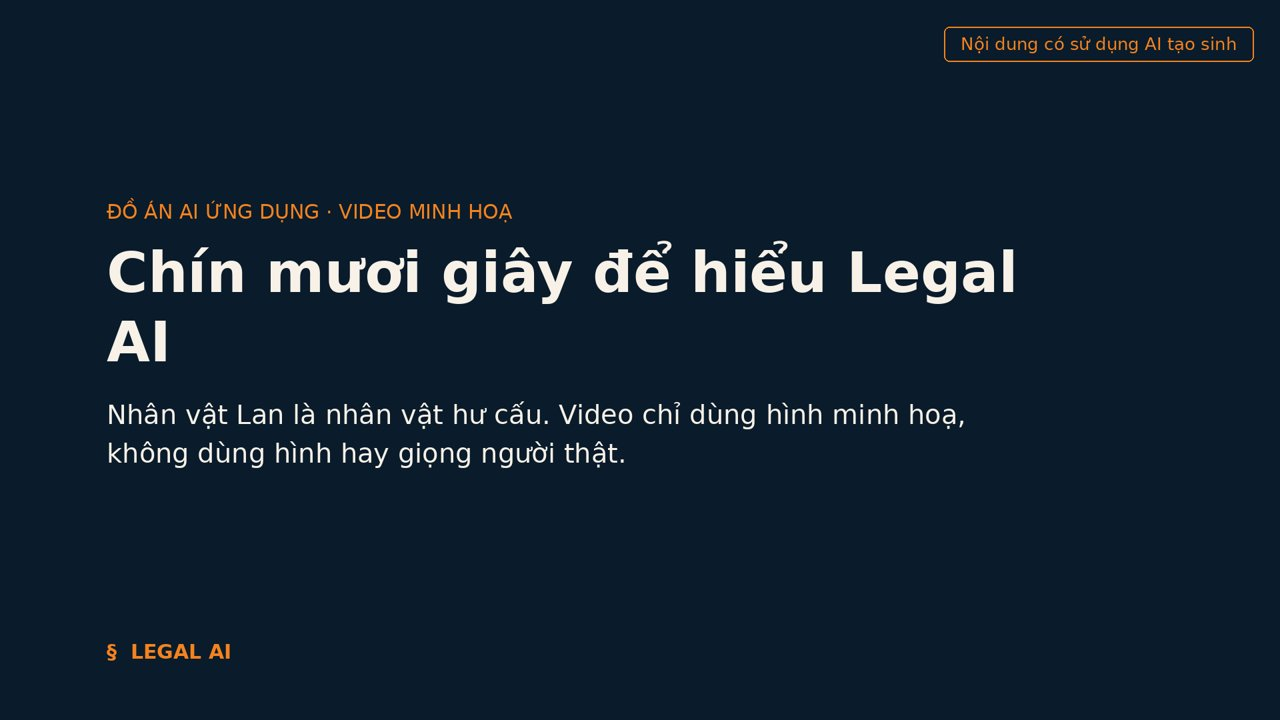
#> input picture video/poster-video.jpg, 1280 x 720 px, given in place of canh-1-boi-canh.png, which was not available
$ python make_video.py
#> lines starting #> are read from the running program, lines starting #| are printed output that depends on the picture
import os, subprocess, textwrap
from PIL import Image, ImageDraw, ImageFont, ImageFilter

IMG = "build_video/png"  # PNG chuyển từ imgs/*.svg bằng svg-sang-png.js
OUT = "build_video"
os.makedirs(OUT, exist_ok=True)
W, H = 1920, 1080
NAVY = (10, 27, 43); CREAM = (247, 241, 232); CAM = (244, 131, 31); SAND = (241, 231, 216); INK = (43, 38, 32)
F = "/usr/share/fonts/truetype/dejavu/"
def font(sz, bold=False): return ImageFont.truetype(F + ("DejaVuSans-Bold.ttf" if bold else "DejaVuSans.ttf"), sz)

def ai_tag(d, dark=True):
    t = "Nội dung có sử dụng AI tạo sinh"
    f = font(26)
    w = d.textlength(t, font=f)
    d.rounded_rectangle((W - w - 90, 40, W - 40, 92), 8, outline=CAM, width=2, fill=NAVY if dark else CREAM)
    d.text((W - w - 65, 50), t, font=f, fill=CAM)

def subtitle(d, text):
    f = font(46)
    lines = textwrap.wrap(text, 56)
    lh = 62; h = lh * len(lines) + 40
    y0 = H - h - 50
    d.rectangle((0, y0, W, H - 50 + 0), fill=(10, 27, 43))
    for i, ln in enumerate(lines):
        w = d.textlength(ln, font=f)
        d.text(((W - w) / 2, y0 + 20 + i * lh), ln, font=f, fill=CREAM)

def fit(path, bg):
    im = Image.open(path).convert("RGB")
    c = Image.new("RGB", (W, H), bg)
    blur = im.resize((W, int(W * im.height / im.width))).filter(ImageFilter.GaussianBlur(40))
    c.paste(blur, (0, (H - blur.height) // 2))
    s = min(W / im.width, (H - 40) / im.height)
    im = im.resize((int(im.width * s), int(im.height * s)))
    c.paste(im, ((W - im.width) // 2, (H - im.height) // 2))
    return c

def card(kicker, title, body=None, bg=NAVY, fg=CREAM):
#> called with kicker = 'Đồ án AI ứng dụng · Video minh hoạ', title = 'Chín mươi giây để hiểu Legal AI', bg = (10, 27, 43), fg = (247, 241, 232)
    c = Image.new("RGB", (W, H), bg); d = ImageDraw.Draw(c)
#> after `c = Image.new('RGB', (W, H), bg)`:
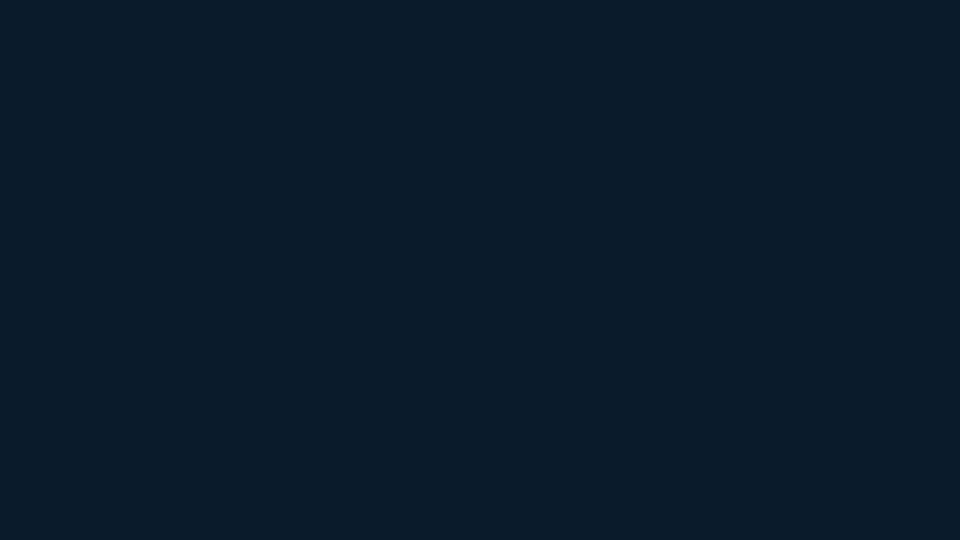
#> c: PIL image 1920x1080 RGB (shown at 1/2 size); mean R, G, B 10, 27, 43
    d.text((160, 300), kicker.upper(), font=font(30), fill=CAM)
    y = 360
    for ln in textwrap.wrap(title, 30):
        d.text((160, y), ln, font=font(84, True), fill=fg); y += 104
#> after the loop, y = 568
    if body:
        y += 30
#> y = 598
        for ln in textwrap.wrap(body, 62):
            d.text((160, y), ln, font=font(40), fill=fg); y += 58
#> this loop made 2 passes
#> y on passes 1 to 2: 656, 714
#> after the loop, y = 714
    d.text((160, H - 120), "§  LEGAL AI", font=font(30, True), fill=CAM)
    return c

scenes = []  # (image, seconds) — thời lượng khớp với lời dẫn trong them_am_thanh.py
c = card("Đồ án AI ứng dụng · Video minh hoạ", "Chín mươi giây để hiểu Legal AI", "Nhân vật Lan là nhân vật hư cấu. Video chỉ dùng hình minh hoạ, không dùng hình hay giọng người thật.")
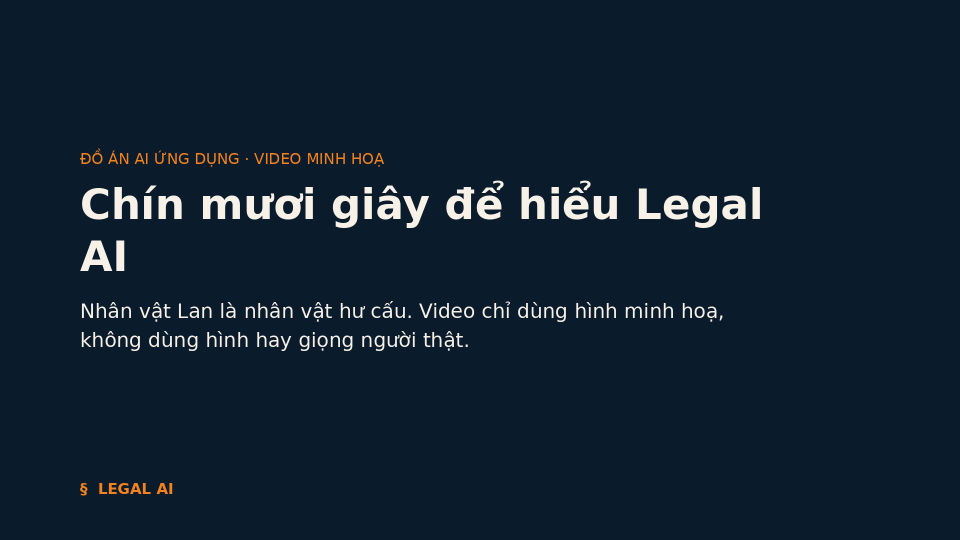
#> c: PIL image 1920x1080 RGB (shown at 1/2 size); mean R, G, B 16.9, 32.9, 48
scenes.append((c, 7))
c = fit(f"{IMG}/canh-1-boi-canh.png", SAND); d = ImageDraw.Draw(c)
#> in fit, im is the input picture: PIL image 1280x720 RGB; mean R, G, B 17.4, 33.2, 48
#> in fit, `c = Image.new("RGB", (W, H), bg)`:
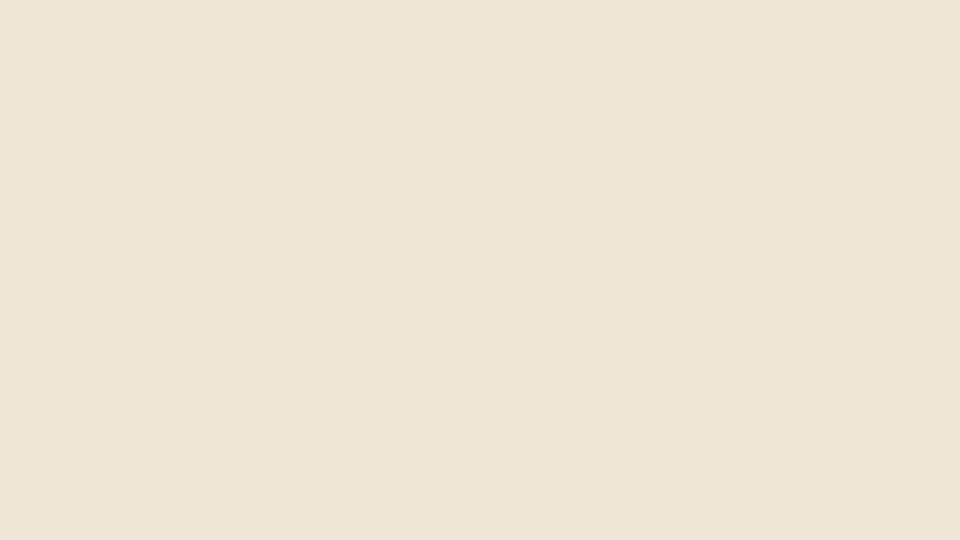
#> c: PIL image 1920x1080 RGB (shown at 1/2 size); mean R, G, B 241, 231, 216
#> in fit, `blur = im.resize((W, int(W * im.height / im.width))).filter(ImageFilte..`:
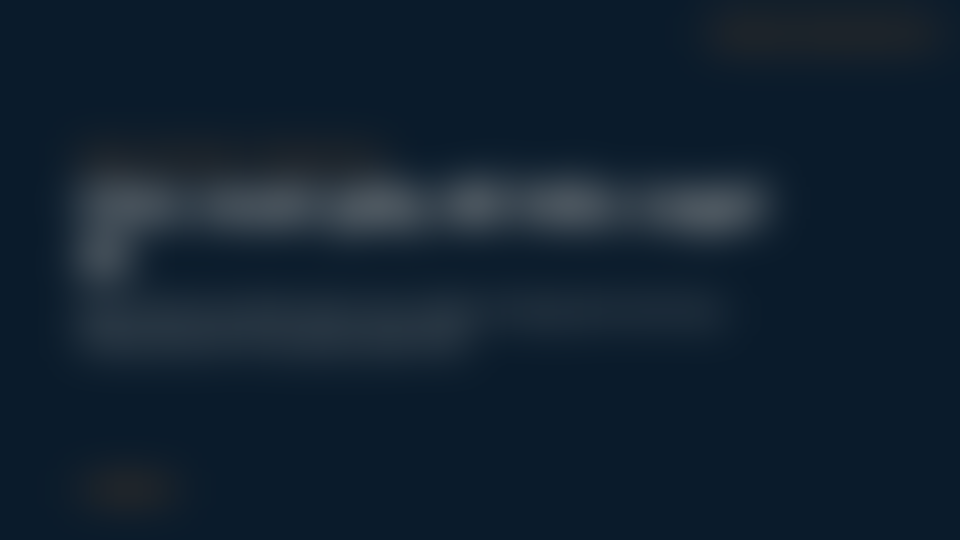
#> blur: PIL image 1920x1080 RGB (shown at 1/2 size); mean R, G, B 17.3, 33.1, 47.9
#> in fit, `c.paste(im, ((W - im.width) // 2, (H - im.height) // 2))`:
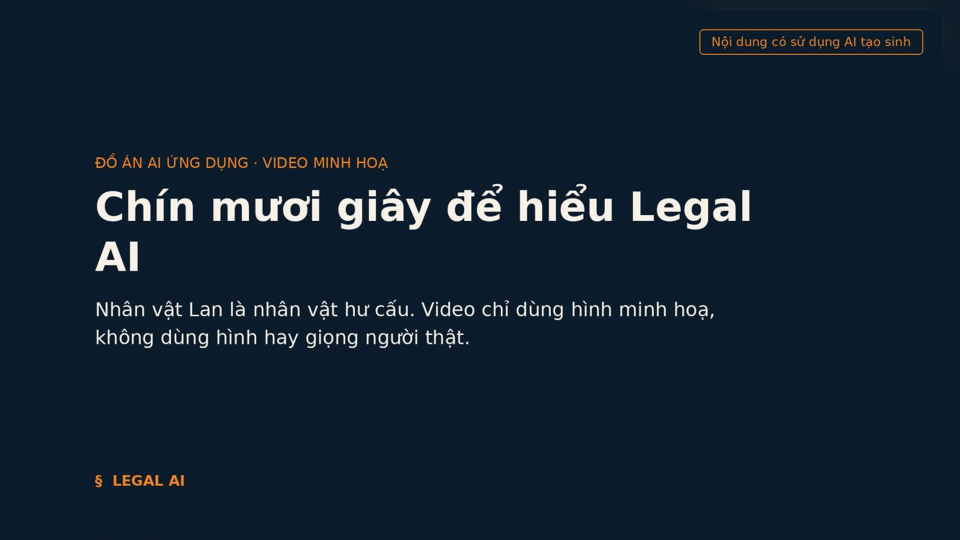
#> c: PIL image 1920x1080 RGB (shown at 1/2 size); mean R, G, B 16.9, 32.7, 47.6
subtitle(d, "Lan chuyển trọ, đã báo trước một tháng, nhưng ba triệu tiền cọc vẫn chưa được trả lại.")
scenes.append((c, 9))
c = fit(f"{IMG}/canh-2-van-de.png", SAND); d = ImageDraw.Draw(c)
subtitle(d, "Hỏi trên mạng mỗi nơi nói một kiểu; thuê luật sư cho khoản cọc ba triệu thì ít ai nghĩ tới.")
scenes.append((c, 10))
c = fit(f"{IMG}/canh-3-hoi.png", SAND); d = ImageDraw.Draw(c)
#> (the run stopped early here; a loop or call above may not have finished)
